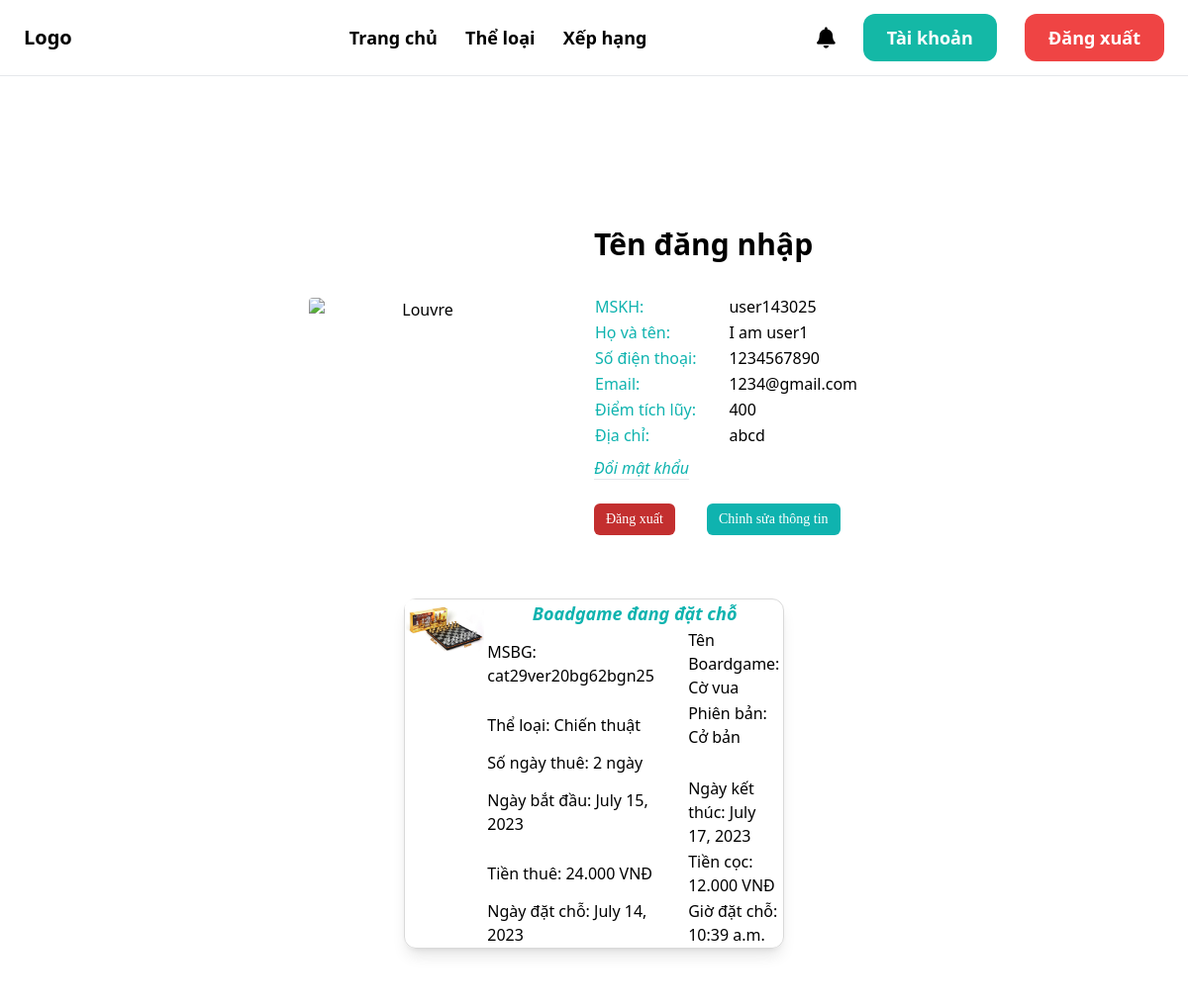
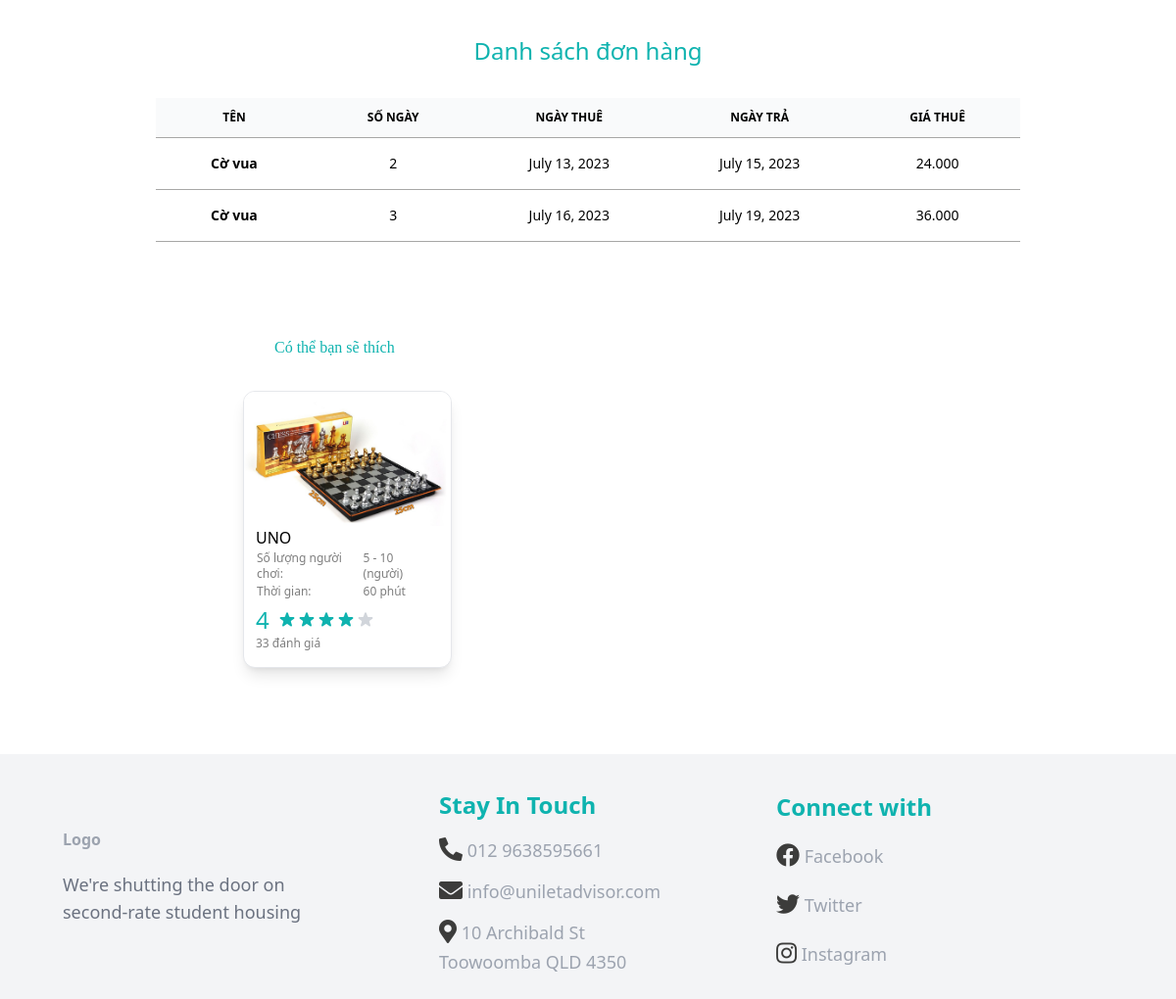
Screenshot of /account/ (signed in) with the database file from the repository (2 pictures, top to bottom).
### userauths/models.py (models this page shows, shortened)
class User(AbstractUser):
    email = models.EmailField(unique=True)
    username = models.CharField(max_length=100)
    user_id = ShortUUIDField(unique=True, primary_key=True, prefix="user", alphabet='1234567890', length=6, max_length=100)
    phone_number = models.CharField(max_length=20, blank=True)
    address = models.CharField(max_length=255, blank=True)
    USERNAME_FIELD = "email"
    REQUIRED_FIELDS = ['username']

### rent/models.py (models this page shows, shortened)
class RentBoardgame(models.Model):
    rid = models.AutoField(primary_key=True)
    renter = models.ForeignKey(User, on_delete=models.CASCADE)
    start_date = models.DateField()
    end_date = models.DateField()
    boardgame_numbers = models.ForeignKey('boardgame.BoardgameNumbers', on_delete=models.CASCADE)
    rental_price = models.DecimalField(max_digits=8, decimal_places=2)
    deposit_price = models.DecimalField(max_digits=8, decimal_places=2)
    total_price = models.DecimalField(max_digits=8, decimal_places=2)
    penalty_price = models.DecimalField(max_digits=8, decimal_places=2, default='0')
    created_at = models.DateTimeField(default=timezone.now)
    order_status = models.CharField(max_length=20, choices=ORDER_STATUS_CHOICES, default='pending')
    rental_status = models.CharField(max_length=20, choices=RENTAL_STATUS_CHOICES, blank=True, null=True)
    class Meta:
        ordering = ['rid']
    def boardgame_rent_id(self):
        return f"{self.boardgame_numbers.boardgame.category.cid}{self.boardgame_numbers.boardgame.version.vid}{self.boardgame_numbers.boardgame.bgid}{self.boardgame_numbers.bgnid}"
    def get_rental_duration(self):
        duration = (self.end_date - self.start_date).days
        return duration

### boardgame/models.py (models this page shows, shortened)
class BoardgameNumbers(models.Model):
    bgnid = ShortUUIDField(unique=True, prefix="bgn", alphabet='1234567890', length=2, max_length=20)
    boardgame = models.ForeignKey(Boardgame, on_delete=models.CASCADE, related_name='boardgame_numbers', null=True)
    boardgame_number_status = models.CharField(choices=STATUS_BGN, max_length=20)
    description = models.TextField(null=True, blank=True, default="This is boardgame status")
    date = models.DateTimeField(default=timezone.now)
    class Meta:
        verbose_name_plural = "Boardgame Numbers"

class  Boardgame(models.Model):
    AGE_RATINGS = (
        ('G', 'Phổ biến'),
        ('7+', 'Trên 7 tuổi'),
        ('12+', 'Trên 12 tuổi'),
        ('16+', 'Trên 16 tuổi'),
        ('18+', 'Trên 18 tuổi'),
    )
    STATUS_BG = (
        ('out_of_stock', 'Boardgame này đã hết'),
        ('stocking', 'Boardgame này vẫn còn'),
    )
    bgid = ShortUUIDField(unique=True, primary_key=True, prefix="bg", alphabet='1234567890', length=2, max_length=6)
    user = models.ForeignKey(User, on_delete=models.SET_NULL, null=True)
    date = models.DateTimeField(default=timezone.now)
    category= models.ForeignKey(Category, on_delete=models.SET_NULL, null=True)
    version = models.ForeignKey(Version, on_delete=models.SET_NULL, null=True)
    title = models.CharField(max_length=100)
    image = models.ImageField(upload_to="user_directory_path")
    description = models.TextField(null=True, blank=True, default="This is the boardgame")
    rule = models.TextField(null=True, blank=True, default="This is rule for boardgame")
    age_rating = models.CharField(choices=AGE_RATINGS, max_length=5, default="G")
    people = models.IntegerField()
    play_time = models.IntegerField()
    price = models.DecimalField(max_digits=99999999999999, decimal_places=2)
    author = models.ForeignKey(Author, on_delete=models.SET_NULL, null=True, blank=True)
    producer = models.ForeignKey(Producer, on_delete=models.SET_NULL, null=True, blank=True)
    publication_year = models.IntegerField(default="2000")
    boardgame_status = models.CharField(choices=STATUS_BG, max_length=20, default="out_of_stock")
    in_stock = models.PositiveIntegerField(default=0)
    order = models.PositiveIntegerField(default=0)
    rental = models.PositiveIntegerField(default=0)
    total = models.PositiveIntegerField(default=0)
    class Meta:
        verbose_name_plural = "Boardgame"

class Category(models.Model):
    title = models.CharField(max_length=100, default=None)
    cid = ShortUUIDField(unique=True, primary_key=True, prefix="cat", alphabet='1234567890', length=2, max_length=6)
    description = models.TextField(null=True, blank=True)
    class Meta:
        verbose_name_plural = 'Category'

class Version(models.Model):
    title = models.CharField(max_length=100, default=None)
    vid = ShortUUIDField(unique=True, primary_key=True, prefix="ver", alphabet='1234567890', length=2, max_length=6)
    description = models.TextField(null=True, blank=True)
    class Meta:
        verbose_name_plural = 'Version'

### core/views.py (the view)
# urls.py: path('account/', views.account, name='account'),
@login_required
def account(request):
    user =  User.objects.get(user_id=request.user.user_id)
    pending_rentals = RentBoardgame.objects.filter(renter=user, order_status='pending')
    rent_history = RentBoardgame.objects.filter(renter=user, order_status='accepted')
    context = {
        'user': user,
        'pending_rentals': pending_rentals,
        'rent_history':rent_history,
        }
    return render(request, 'core/account.html', context)

### templates/core/account.html (shortened to what this page needs)
{% extends 'core/base.html' %}
{% load static %}
{% block content %}
    <div class="grid grid-cols-2 justify-items-center px-56 pt-32">
        <div class="relative max-w-xs overflow-hidden bg-cover bg-no-repeat pt-6 self-center" data-te-ripple-init
            data-te-ripple-color="light">
            <button type="button"
                class="w-full mb-6 h-56 sm:h-48 sm:w-56 sm:mb-0 rounded-sm focus:outline-none focus:ring focus:ring-gray-300">
                <img src="https://source.unsplash.com/100x100/?portrait?1" alt="Louvre"
                    class="object-cover object-center w-full h-full rounded">
            </button>
        </div>
        <div class="justify-self-start">
            <div class="pb-8 text-3xl font-bold font-[Open Sans]">
                Tên đăng nhập
            </div>
            <table class="font-[Open Sans]">
                <tbody>
                    <tr>
                        <td class="text-[#0FB3AF]">MSKH:</td>
                        <td class="pl-8">{{ user.user_id }}</td>
                    </tr>
                    <tr>
                        <td class="text-[#0FB3AF]">Họ và tên:</td>
                        <td class="pl-8">{{ user.first_name }} {{ user.last_name }} </td>
                    </tr>
                    <tr>
                        <td class="text-[#0FB3AF]">Số điện thoại:</td>
                        <td class="pl-8">{{ user.phone_number }}</td>
                    </tr>
                    <tr>
                        <td class="text-[#0FB3AF]">Email:</td>
                        <td class="pl-8">{{ user.email }}</td>
                    </tr>
                    <tr>
                        <td class="text-[#0FB3AF]">Điểm tích lũy:</td>
                        <td class="pl-8">400</td>
                    </tr>
                    <tr>
                        <td class="text-[#0FB3AF]">Địa chỉ:</td>
                        <td class="pl-8">{{ user.address }}</td>
                    </tr>
                </tbody>
            </table>
            <div class="text-[#0FB3AF] italic pt-2">
                <a class="no-underline border-b border-blue text-blue text-[#0FB3AF]" href="{% url 'core:change_password' %}">
                    Đổi mật khẩu
                </a>
            </div>
            <div class="sm:flex sm:space-x-8 pt-6 font-medium">
                <a href="{% url "userauths:sign_out" %}">
                    <button type="button" class="bg-[#C32F2F] hover:bg-[#C32F2FCC] rounded-md px-3 text-sm h-8
                        text-white" style="font-family: Maven Pro;">
                        Đăng xuất
                    </button>
                </a>
                <a href="{% url 'core:edit_infomation' %}">
                    <button type="button" class="bg-[#0FB3AF] hover:bg-[#0FB3AFCC] rounded-md px-3 text-sm h-8
                    text-white" style="font-family: Maven Pro;">
                        Chỉnh sửa thông tin
                    </button>
                </a>
            </div>
        </div>
    </div>
    {% for rental in pending_rentals %}
        <div class=" flex justify-items-center mx-96 mt-16 rounded-xl shadow-lg border border-[#D9D9D9]">
            <div class="w-full h-full md:w-1/3 bg-white grid place-items-center rounded-lg">
                <img src="{{rental.boardgame_numbers.boardgame.image.url}}" alt="tailwind logo" class="rounded-xl" />
            </div>
            <div class="grid place-items-center ">
                <div class="font-semibold italic text-lg text-[#0FB3AF] text-[Open Sans]">Boadgame đang đặt chỗ</div>
                <div class="">
                    <table>
                        <tbody>
                            <tr>
                                <td>MSBG: {{rental.boardgame_rent_id}}</td>
                                <td class="pl-8">Tên Boardgame: {{rental.boardgame_numbers.boardgame.title}}</td>
                            </tr>
                            <tr>
                                <td>Thể loại: {{rental.boardgame_numbers.boardgame.category.title}}</td>
                                <td class="pl-8">Phiên bản: {{rental.boardgame_numbers.boardgame.version.title}}</td>
                            </tr>
                            <tr>
                                <td>Số ngày thuê: {{rental.get_rental_duration}} ngày</td>
                            </tr>
                            <tr>
                                <td>Ngày bắt đầu: {{rental.start_date}}</td>
                                <td class="pl-8">Ngày kết thúc: {{rental.end_date}}</td>
                            </tr>
                            <tr>
                                <td>Tiền thuê: {{rental.rental_price}}0 VNĐ</td>
                                <td class="pl-8">Tiền cọc: {{rental.deposit_price}}0 VNĐ</td>
                            </tr>
                            <tr>
                                <td>Ngày đặt chỗ: {{rental.created_at.date}} </td>
                                <td class="pl-8">Giờ đặt chỗ: {{rental.created_at.time}}</td>
                            </tr>
                        </tbody>
                    </table>
                </div>
            </div>
        </div>
    {% endfor %}
    <div class="grid justify-items-center pt-24">
        <div class="text-2xl text-[#0FB3AF] pb-8">Danh sách đơn hàng</div>
        <div>
            <table class="w-full text-sm text-center text-black font-regular">
                <thead class="border-b border-[#A7A7A6] text-xs uppercase bg-gray-50">
                    <tr>
                        <th scope="col" class="px-14 py-3">
                            Tên
                        </th>
                        <th scope="col" class="px-14 py-3">
                            Số ngày
                        </th>
                        <th scope="col" class="px-14 py-3">
                            Ngày thuê
                        </th>
                        <th scope="col" class="px-14 py-3">
                            Ngày trả
                        </th>
                        <th scope="col" class="px-14 py-3">
                            Giá thuê
                        </th>
                    </tr>
                </thead>
                {% for rental in rent_history %}
                    <div class="rental-item">
                        <tbody>
                            <tr class="bg-white border-b border-[#A7A7A6]">
                                <th scope="row" class="px-14 py-4 whitespace-nowrap">
                                    {{ rental.boardgame_numbers.boardgame.title }}
                                </th>
                                <td class="px-14 py-4">
                                    {{rental.get_rental_duration}}
                                </td>
                                <td class="px-14 py-4">
                                    {{rental.start_date}}
                                </td>
                                <td class="px-14 py-4">
                                    {{rental.end_date}}
                                </td>
                                <td class="px-14 py-4">
                                    {{rental.rental_price}}0
                                </td>
                            </tr>
                        </tbody>
                    </div>
                {% endfor %}
            </table>
        </div>
    </div>
    <div class="px-56 py-16">
        <div class="text-[#0FB3AF] font-medium py-8 px-8" style="font-family:Maven Pro">Có thể bạn sẽ thích</div>
        <div class="grid grid-cols-3 gap-8 justify-items-center items-center">
            <div
                class="pb-4 max-w-sm w-full h-full bg-white border border-gray-200 rounded-xl overflow-hidden shadow-lg">
                <div class=" w-full">
                    <div><img class="rounded-t-lg object-cover max-h-48 w-full transition " sizes="100vw" srcset=""
                            src="/media/item_images/chess.jpg">
                    </div>
                    <div class="font-medium px-3">
                        UNO
                    </div>
                    <table class="font-thin text-[#7E7E7E] font-['Open Sans'] text-xs pt-1 mx-3">
                        <tbody>
                            <tr>
                                <td>
                                    Số lượng người chơi:
                                </td>
                                <td class="px-3">
                                    5 - 10 (người)
                                </td>
                            </tr>
                            <tr>
                                <td>
                                    Thời gian:
                                </td>
                                <td class="px-3">
                                    60 phút
                                </td>
                            </tr>
                        </tbody>
                    </table>
                    <div class="flex items-center pt-1">
                        <div class="text-[#0FB3AF] text-2xl font-medium pr-2 px-3">
                            4
                        </div>
                    </div>
                    <div class="font-thin text-[#7E7E7E] font-['Open Sans'] text-xs px-3">
                        33 đánh giá
                    </div>
                </div>
            </div>
        </div>
    </div>
{% endblock %}

### rows the page displays
User: user_id "user143025", first_name "I am", last_name "user1", phone_number "1234567890", email "1234@gmail.com", address "abcd"
RentBoardgame: boardgame_numbers.boardgame.image (picture), boardgame_rent_id "cat29ver20bg62bgn25", boardgame_numbers.boardgame "Cờ vua", boardgame_numbers.boardgame.category "Chiến thuật", boardgame_numbers.boardgame.version "Cở bản", get_rental_duration "2", start_date "July 15, 2023", end_date "July 17, 2023", rental_price "24.00", deposit_price "12.00", created_at "July 14, 2023", created_at.time "10:39 a.m."
RentBoardgame: boardgame_numbers.boardgame "Cờ vua", get_rental_duration "2", start_date "July 13, 2023", end_date "July 15, 2023", rental_price "24.00"
RentBoardgame: boardgame_numbers.boardgame "Cờ vua", get_rental_duration "3", start_date "July 16, 2023", end_date "July 19, 2023", rental_price "36.00"
